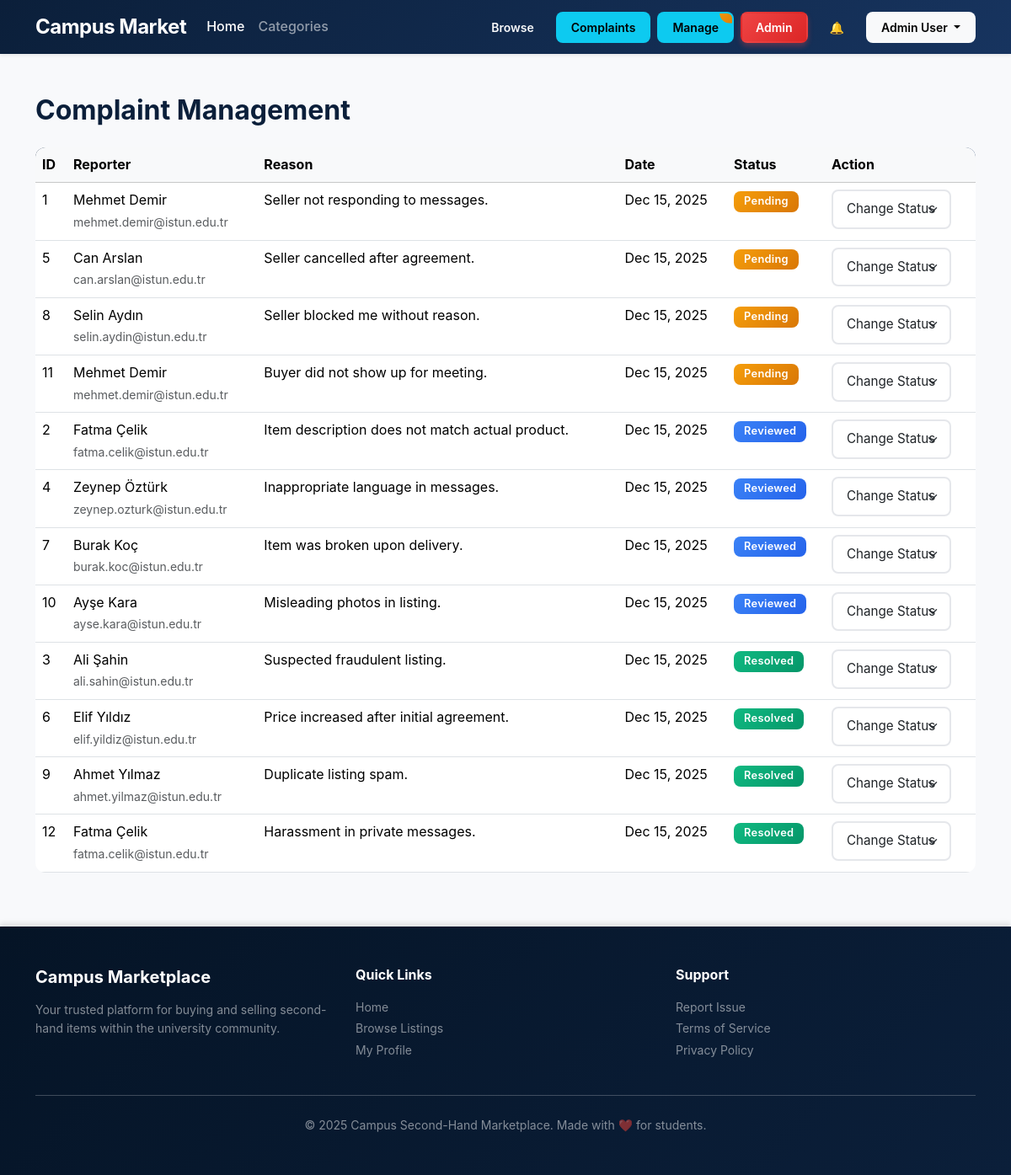
/pages/moderator/complaints.php (signed in), run on the app's committed database.
### tables this page shows
CREATE TABLE `Complaint_Report` (
  `ComplaintID` int NOT NULL AUTO_INCREMENT,
  `Reason` text NOT NULL,
  `Status` varchar(20) NOT NULL DEFAULT 'Pending',
  `ComplaintDate` datetime NOT NULL DEFAULT CURRENT_TIMESTAMP,
  `ReporterID` int NOT NULL,
  PRIMARY KEY (`ComplaintID`),
  KEY `fk_complaint_reporter` (`ReporterID`),
  CONSTRAINT `fk_complaint_reporter` FOREIGN KEY (`ReporterID`) REFERENCES `User` (`UserID`) ON DELETE CASCADE ON UPDATE CASCADE,
  CONSTRAINT `chk_complaint_status` CHECK ((`Status` in (_utf8mb4'Pending',_utf8mb4'Reviewed',_utf8mb4'Resolved')))
);

CREATE TABLE `User` (
  `UserID` int NOT NULL AUTO_INCREMENT,
  `Name` varchar(100) NOT NULL,
  `Email` varchar(100) NOT NULL,
  `Password` varchar(255) NOT NULL,
  `Phone` varchar(20) DEFAULT NULL,
  `RoleID` int NOT NULL,
  PRIMARY KEY (`UserID`),
  UNIQUE KEY `Email` (`Email`),
  KEY `fk_user_role` (`RoleID`),
  CONSTRAINT `fk_user_role` FOREIGN KEY (`RoleID`) REFERENCES `Role` (`RoleID`) ON DELETE RESTRICT ON UPDATE CASCADE
);

### pages/moderator/complaints.php (the view, shortened to what this page needs)
<?php
require_once __DIR__ . '/../../config/db.php';
$complaints = [];
try {
    $complaintsSql = <<<SQL
    SELECT
        CR.ComplaintID,
        CR.Reason,
        CR.Status,
        CR.ComplaintDate,
        U.Name AS ReporterName,
        U.Email AS ReporterEmail
    FROM Complaint_Report CR
    INNER JOIN User U ON U.UserID = CR.ReporterID
    ORDER BY
        FIELD(CR.Status, 'Pending', 'Reviewed', 'Resolved'),
        CR.ComplaintDate DESC;
    SQL;
    $complaintsStmt = $pdo->query($complaintsSql);
    $complaints = $complaintsStmt->fetchAll();
} catch (PDOException $e) {
    $errorMessage = 'Failed to load complaints: ' . htmlspecialchars($e->getMessage(), ENT_QUOTES, 'UTF-8');
}
require_once __DIR__ . '/../../includes/header.php';
?>
<main class="container py-5">
    <h2 class="mb-4">Complaint Management</h2>
    <?php if (empty($complaints)): ?>
        <div class="alert alert-info">No complaints to review.</div>
    <?php else: ?>
        <div class="table-responsive">
            <table class="table table-hover">
                <thead class="table-light">
                    <tr>
                        <th>ID</th>
                        <th>Reporter</th>
                        <th>Reason</th>
                        <th>Date</th>
                        <th>Status</th>
                        <th>Action</th>
                    </tr>
                </thead>
                <tbody>
                    <?php foreach ($complaints as $complaint): ?>
                        <tr>
                            <td><?php echo $complaint['ComplaintID']; ?></td>
                            <td>
                                <?php echo htmlspecialchars($complaint['ReporterName'], ENT_QUOTES, 'UTF-8'); ?>
                                <br>
                                <small class="text-muted"><?php echo htmlspecialchars($complaint['ReporterEmail'], ENT_QUOTES, 'UTF-8'); ?></small>
                            </td>
                            <td><?php echo nl2br(htmlspecialchars($complaint['Reason'], ENT_QUOTES, 'UTF-8')); ?></td>
                            <td><?php echo date('M d, Y', strtotime($complaint['ComplaintDate'])); ?></td>
                            <td>
                                <span class="badge bg-<?php
                                    echo match($complaint['Status']) {
                                        'Pending' => 'warning',
                                        'Reviewed' => 'info',
                                        'Resolved' => 'success',
                                        default => 'secondary'
                                    };
                                ?>">
                                    <?php echo htmlspecialchars($complaint['Status'], ENT_QUOTES, 'UTF-8'); ?>
                                </span>
                            </td>
                            <td>
                                <form method="post" class="d-inline">
                                    <select name="new_status" class="form-select form-select-sm d-inline w-auto" onchange="this.form.submit()">
                                        <option value="">Change Status</option>
                                    </select>
                                </form>
                            </td>
                        </tr>
                    <?php endforeach; ?>
                </tbody>
            </table>
        </div>
    <?php endif; ?>
</main>
<?php require_once __DIR__ . '/../../includes/footer.php'; ?>

### assets/css/style.css (style rules this page uses)
:root { --navy: #0b1f3a; --navy-light: #17345f; --navy-dark: #051426; --gold: #f2c230; --gold-light: #f9d96f; --gold-dark: #d4a825; --light-bg: #f8f9fb; --white: #ffffff; --text-primary: #111827; --text-secondary: #6b7280; --text-muted: #9ca3af; --success: #10b981; --success-light: #d1fae5; --danger: #ef4444; --danger-light: #fee2e2; --warning: #f59e0b; --warning-light: #fef3c7; --info: #3b82f6; --info-light: #dbeafe; --shadow-sm: 0 1px 2px 0 rgba(0, 0, 0, 0.05); --shadow-md: 0 4px 6px -1px rgba(0, 0, 0, 0.1); --shadow-lg: 0 10px 15px -3px rgba(0, 0, 0, 0.1); --shadow-xl: 0 20px 25px -5px rgba(0, 0, 0, 0.1); --shadow-2xl: 0 25px 50px -12px rgba(0, 0, 0, 0.25); --radius-sm: 0.375rem; --radius-md: 0.5rem; --radius-lg: 0.75rem; --radius-xl: 1rem; --radius-2xl: 1.5rem; --transition-fast: 150ms cubic-bezier(0.4, 0, 0.2, 1); --transition-base: 200ms cubic-bezier(0.4, 0, 0.2, 1); --transition-slow: 300ms cubic-bezier(0.4, 0, 0.2, 1); }
* { box-sizing: border-box; }
body { background-color: var(--light-bg); color: var(--text-primary); font-family: -apple-system, BlinkMacSystemFont, 'Segoe UI', Roboto, 'Helvetica Neue', Arial, sans-serif; line-height: 1.6; min-height: 100vh; }
html { scroll-behavior: smooth; }
h1, h2, h3, h4, h5, h6 { font-weight: 700; line-height: 1.2; color: var(--navy); }
.form-control, .form-select { border: 2px solid #e5e7eb; border-radius: var(--radius-md); padding: 0.625rem 1rem; transition: all var(--transition-base); font-size: 0.95rem; }
.badge { padding: 0.375rem 0.75rem; border-radius: var(--radius-md); font-weight: 600; font-size: 0.8rem; letter-spacing: 0.3px; }
.badge.bg-success { background: linear-gradient(135deg, var(--success) 0%, #059669 100%) !important; }
.badge.bg-warning { background: linear-gradient(135deg, var(--warning) 0%, #d97706 100%) !important; }
.badge.bg-info { background: linear-gradient(135deg, var(--info) 0%, #2563eb 100%) !important; }
.table { border-radius: var(--radius-lg); overflow: hidden; }
.table thead { background: linear-gradient(135deg, var(--navy) 0%, var(--navy-light) 100%); color: var(--white); }
.table-hover tbody tr { transition: all var(--transition-fast); }

### data on the page
complaint_report: ComplaintID "1", ReporterID.Name "Mehmet Demir", ReporterID.Email "mehmet.demir@istun.edu.tr", Reason "Seller not responding to messages.", ComplaintDate "Dec 15, 2025", Status "Pending"
complaint_report: ComplaintID "5", ReporterID.Name "Can Arslan", ReporterID.Email "can.arslan@istun.edu.tr", Reason "Seller cancelled after agreement.", ComplaintDate "Dec 15, 2025", Status "Pending"
complaint_report: ComplaintID "8", ReporterID.Name "Selin Aydın", ReporterID.Email "selin.aydin@istun.edu.tr", Reason "Seller blocked me without reason.", ComplaintDate "Dec 15, 2025", Status "Pending"
complaint_report: ComplaintID "11", ReporterID.Name "Mehmet Demir", ReporterID.Email "mehmet.demir@istun.edu.tr", Reason "Buyer did not show up for meeting.", ComplaintDate "Dec 15, 2025", Status "Pending"
complaint_report: ComplaintID "2", ReporterID.Name "Fatma Çelik", ReporterID.Email "fatma.celik@istun.edu.tr", Reason "Item description does not match actual product.", ComplaintDate "Dec 15, 2025", Status "Reviewed"
complaint_report: ComplaintID "4", ReporterID.Name "Zeynep Öztürk", ReporterID.Email "zeynep.ozturk@istun.edu.tr", Reason "Inappropriate language in messages.", ComplaintDate "Dec 15, 2025", Status "Reviewed"
complaint_report: ComplaintID "7", ReporterID.Name "Burak Koç", ReporterID.Email "burak.koc@istun.edu.tr", Reason "Item was broken upon delivery.", ComplaintDate "Dec 15, 2025", Status "Reviewed"
complaint_report: ComplaintID "10", ReporterID.Name "Ayşe Kara", ReporterID.Email "ayse.kara@istun.edu.tr", Reason "Misleading photos in listing.", ComplaintDate "Dec 15, 2025", Status "Reviewed"
complaint_report: ComplaintID "3", ReporterID.Name "Ali Şahin", ReporterID.Email "ali.sahin@istun.edu.tr", Reason "Suspected fraudulent listing.", ComplaintDate "Dec 15, 2025", Status "Resolved"
complaint_report: ComplaintID "6", ReporterID.Name "Elif Yıldız", ReporterID.Email "elif.yildiz@istun.edu.tr", Reason "Price increased after initial agreement.", ComplaintDate "Dec 15, 2025", Status "Resolved"
complaint_report: ComplaintID "9", ReporterID.Name "Ahmet Yılmaz", ReporterID.Email "ahmet.yilmaz@istun.edu.tr", Reason "Duplicate listing spam.", ComplaintDate "Dec 15, 2025", Status "Resolved"
complaint_report: ComplaintID "12", ReporterID.Name "Fatma Çelik", ReporterID.Email "fatma.celik@istun.edu.tr", Reason "Harassment in private messages.", ComplaintDate "Dec 15, 2025", Status "Resolved"

### other printed values
cleanInput($currentUser ?? 'User') "Admin User"
